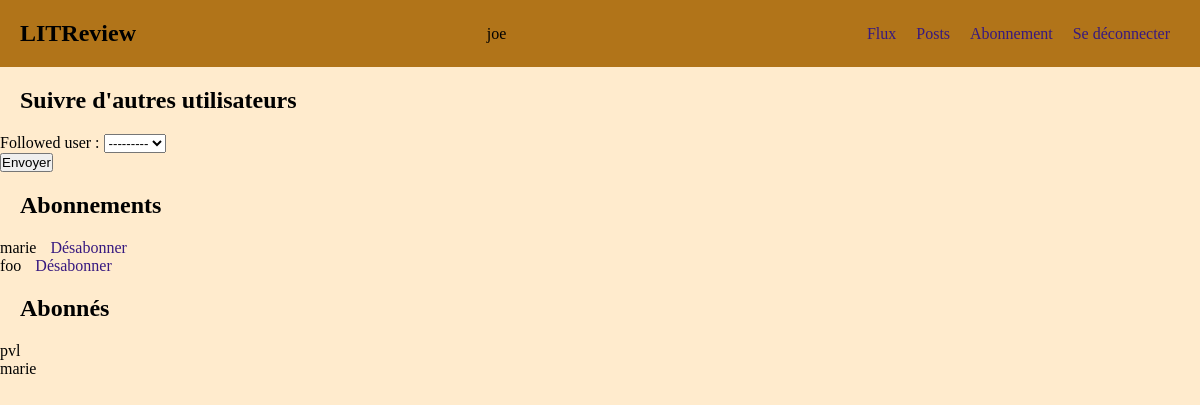
The page /review/follows/ (signed in) on the database as committed earlier.
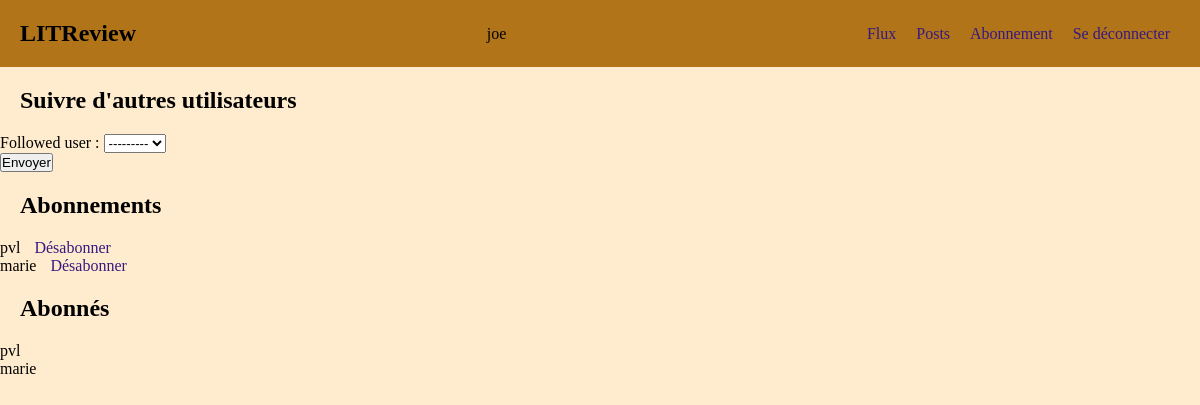
The same page on the database as committed later.
### review/models.py (models this page shows)
class UserFollows(models.Model):
    user = models.ForeignKey(to=settings.AUTH_USER_MODEL, on_delete=models.CASCADE, related_name='follower')
    followed_user = models.ForeignKey(to=settings.AUTH_USER_MODEL, on_delete=models.CASCADE, related_name='follow_user')
    class Meta:
        unique_together = ('user', 'followed_user', )
    @classmethod
    def get_followers(cls, user_pk):
        return cls.objects.all().filter(followed_user=user_pk)
    @classmethod
    def get_users_followed(cls, user_pk):
        return cls.objects.all().filter(user=user_pk)

### authentication/models.py (models this page shows, shortened)
class User(AbstractBaseUser, PermissionsMixin):
    username = models.CharField(max_length=20, unique=True)
    is_active = models.BooleanField(default=True)
    is_superuser = models.BooleanField(default=False)
    is_staff = models.BooleanField(default=False)
    date_joined = models.DateTimeField(default=timezone.now)
    last_login = models.DateTimeField(blank=True, null=True)
    objects = CustomUserManager()
    USERNAME_FIELD = 'username'
    REQUIRED_FIELDS = []

### review/views.py (the view, shortened to what this page needs)
# urls.py: path('follows/', views.FollowView.as_view(), name='follows'),
class FollowView(LoginRequiredMixin, View):
    template = 'review/follows.html'
    form_class = forms.FollowForm
    def get(self, request):
        form = self.form_class()
        return render(request, self.template, context=self._get_follow_context(request, form))
    def _get_follow_context(self, request, form):
        return {
            'form': form,
            'followers': models.UserFollows.get_followers(request.user),
            'followed': models.UserFollows.get_users_followed(request.user)
        }

### review/forms.py
class FollowForm(forms.ModelForm):
    class Meta:
        model = models.UserFollows
        fields = ['followed_user',]

### review/templates/review/follows.html (shortened to what this page needs)
{% extends 'base.html' %}
{% block content %}
    <div class="follow">
        <h2>Suivre d'autres utilisateurs</h2>
        <form method="post">
            {{ form }}
            <button type="submit">Envoyer</button>
        </form>
        <h2>Abonnements</h2>
        <ul>
            {% for follow in followed %}
            <li>
                {{ follow.followed_user }}
                <a href="{% url 'unfollow' id=follow.followed_user.pk %}">Désabonner</a>
            </li>
            {% endfor %}
        </ul>
        <h2>Abonnés</h2>
        <ul>
            {% for follower in followers %}
            <li>{{ follower.user }}</li>
            {% endfor %}
        </ul>
    </div>
{% endblock %}

Rows that differ between the two databases and show on the page:
removed UserFollows: followed_user "foo", shown under "Abonnements"
added UserFollows: followed_user "pvl", shown under "Abonnements"
